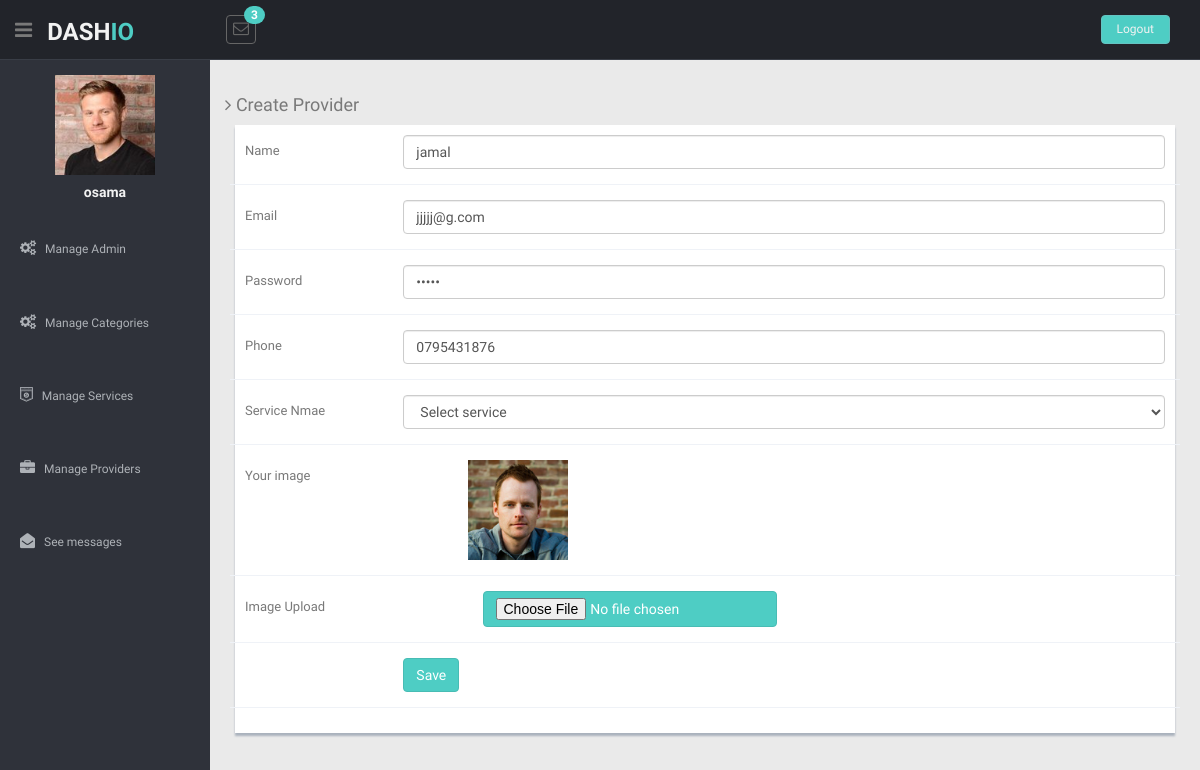
/admin/edit_provider.php?provider_id=48 (signed in), run on the app's committed database.
### tables this page shows
CREATE TABLE `provider` (
  `provider_id` int(3) NOT NULL,
  `provider_name` varchar(255) NOT NULL,
  `phone` varchar(100) NOT NULL,
  `ser_id` int(3) NOT NULL,
  `provider_image` varchar(255) NOT NULL,
  `provider_email` varchar(255) NOT NULL,
  `provider_password` varchar(100) NOT NULL
);

### admin/edit_provider.php (the view, shortened to what this page needs)
<?php
include("../includes/connection.php");
include("../includes/admin_header.php");
?>
<section id="main-content">
	<section class="wrapper">
		<div class="row mt">
			<div class="col-lg-12">
				<h4><i class="fa fa-angle-right"></i> Create Provider</h4>
				<div class="form-panel">
					<form class="form-horizontal style-form" action="" method="post" enctype="multipart/form-data">
						<?php
						$query  = "SELECT * FROM provider WHERE provider_id = {$_GET['provider_id']}";
						$result = mysqli_query($conn,$query);
						$row1    = mysqli_fetch_assoc($result);
						?>
						<div class="form-group ">
							<label class="col-lg-2 control-label">Name</label>
							<div class="col-lg-10">
								<input type="text" placeholder="" id="f-name" class="form-control" name="fullname" value="<?php echo $row1['provider_name'];?>">
							</div>
						</div>
						<div class="form-group ">
							<label class="col-lg-2 control-label">Email</label>
							<div class="col-lg-10">
								<input type="email" placeholder="" id="email2" class="form-control" name="email" value="<?php echo $row1['provider_email']; ?>">
							</div>
						</div>
						<div class="form-group ">
							<label class="col-lg-2 control-label">Password</label>
							<div class="col-lg-10">
								<input type="password" placeholder="" id="password" class="form-control" name="password" value="<?php echo $row1['provider_password']; ?>">
							</div>
						</div>
						<div class="form-group ">
							<label class="col-lg-2 control-label">Phone</label>
							<div class="col-lg-10">
								<input type="phone" placeholder="" class="form-control" name="phone" value="<?php echo $row1['phone'];?>">
							</div>
						</div>
						<div  class="form-group">
							<label class="col-lg-2 control-label">Service Nmae</label>
							<div class="col-md-10">
								<select id="ser_id" name="ser_id" class="form-control" required>
									<option disabled selected >Select service</option>";
								</select>
							</div>
						</div>
						<div class="form-group ">
							<label class="control-label col-md-3">Your image</label>
							<?php
							$imageurl = $row1['provider_image'];
							echo "<img  src= 'upload/$imageurl' alt='your image'  width='100' height='100'/>";
							?>
						</div>
						<div class="form-group ">
							<label class="control-label col-md-3">Image Upload</label>
							<div class="col-md-9">
								<div class="fileupload fileupload-new" data-provides="fileupload">
									<input type="file" name="provider_image" class="btn btn-theme" />
								</div>
							</div>
						</div>
						<div class="form-group">
							<div class="col-lg-offset-2 col-lg-10">
								<button class="btn btn-theme" type="submit" name="edit">Save</button>
							</div>
						</div>
					</form>
				</div>
			</div>
		</div>
	</section>
</section>

### includes/admin_header.php (shortened to what this page needs)
<?php
include_once('connection.php');
        $q = "SELECT * FROM admin WHERE admin_id={$_SESSION['admin_id']}";
        $result = mysqli_query($conn,$q);
        $row = mysqli_fetch_assoc($result);
?>
<!DOCTYPE html>
<html lang="en">
<head>
  <link href="lib/bootstrap/css/bootstrap.min.css" rel="stylesheet">
  <link href="lib/font-awesome/css/font-awesome.css" rel="stylesheet" />
  <link rel="stylesheet" type="text/css" href="css/zabuto_calendar.css">
  <link rel="stylesheet" type="text/css" href="lib/gritter/css/jquery.gritter.css" />
  <link href="css/style.css" rel="stylesheet">
  <link href="css/style-responsive.css" rel="stylesheet">
</head>
<body>
  <section id="container">
    <header class="header black-bg">
      <div class="sidebar-toggle-box">
        <div class="fa fa-bars tooltips" data-placement="right" data-original-title="Toggle Navigation"></div>
      </div>
      <a href="#" class="logo"><b>DASH<span>IO</span></b></a>
      <div class="nav notify-row" id="top_menu">
            <ul class="nav top-menu">
              <li id="header_inbox_bar" class="dropdown" >
                <a  class="dropdown-toggle" href="messages.php">
                  <i class="fa fa-envelope-o"></i>
                  <span class="badge bg-theme">
                    <?php
                        $q1 = "SELECT COUNT(*) c FROM contact_admin WHERE  admin_id={$_SESSION['admin_id']}";
                        $result1 = mysqli_query($conn,$q1);
                        $row1 = mysqli_fetch_assoc($result1);
                        echo $row1['c'];
                       ?>
                    </span>
                </a>
              </li>
            </ul>
          </div>
      <div class="top-menu">
        <ul class="nav pull-right top-menu">
          <li><a class="logout" href="admin_logout.php">Logout</a></li>
        </ul>
      </div>
    </header>
    <aside>
      <div id="sidebar" class="nav-collapse ">
        <ul class="sidebar-menu" id="nav-accordion">
          <p class="centered"><a href="#"> <?php  echo " <img src='../admin/upload/{$row['admin_image']}' width='100' height='100'>"; ?> </a></p>
          <h5 class="centered"><?php  echo $row['fullname'];  ?></h5>
           <li class="mt">
            <a href="manage_admin.php">
             <i class="fa fa-cogs"></i>
              <span>Manage Admin</span>
              </a>
          </li>
           <li class="mt">
            <a href="manage_category.php">
             <i class="fa fa-cogs"></i>
              <span>Manage Categories</span>
              </a>
          </li>
           <li class="mt">
            <a href="manage_service.php">
             <i class="fa fa-shirtsinbulk"></i>
              <span>Manage Services</span>
              </a>
          </li>
          <li class="mt">
            <a href="manage_provider.php">
             <i class="fa fa-briefcase"></i>
              <span>Manage Providers</span>
              </a>
          </li>
          <li class="mt">
            <a href="messages.php">
             <i class="fa fa-envelope-open"></i>
              <span>See messages</span>
              </a>
          </li>
        </ul>
      </div>
    </aside>

### admin/css/style.css (style rules this page uses)
body { color: #797979; background: #eaeaea; font-family: 'Ruda', sans-serif; padding: 0px !important; margin: 0px !important; font-size:13px; }
ul li { list-style: none; }
a, a:hover, a:focus { text-decoration: none; outline: none; }
#container { width: 100%; height: 100%; }
.bg-theme { background-color: #4ECDC4; }
.btn-theme { color: #fff; background-color: #4ECDC4; border-color: #48bcb4; }
.centered { text-align: center; }
.mt { margin-top: 25px; }
ul.top-menu > li > .logout { color: #f2f2f2; font-size: 12px; border-radius: 4px; -webkit-border-radius: 4px; border: 1px solid #64c3c2 !important; padding: 5px 15px; margin-right: 15px; background: #4ECDC4; margin-top: 15px; }
#sidebar { width: 210px; height: 100%; position: fixed; background: #2f323a; }
#sidebar h5 { color: #f2f2f2; font-weight: 700; }
#sidebar ul li { position: relative; }
ul.sidebar-menu , ul.sidebar-menu li ul.sub { margin: -2px 0 0; padding: 0; }
ul.sidebar-menu { margin-top: 75px; }
ul.sidebar-menu li { margin-bottom: 5px; margin-left:10px; margin-right:10px; }
ul.sidebar-menu li a span { display: inline-block; }
ul.sidebar-menu li a { color: #aeb2b7; text-decoration: none; display: block; padding: 15px 0 15px 10px; font-size: 12px; outline: none; -webkit-transition: all 0.3s ease; -moz-transition: all 0.3s ease; -o-transition: all 0.3s ease; -ms-transition: all 0.3s ease; transition: all 0.3s ease; }
ul.sidebar-menu li a i { font-size: 15px; padding-right: 6px; }
#main-content { margin-left: 210px; }
.header, .footer { min-height: 60px; padding: 0 15px; }
.header { position: fixed; left: 0; right: 0; z-index: 1002; }
.black-bg { background: #22242a; border-bottom: 1px solid #393d46; }
.wrapper { display: inline-block; margin-top: 60px; padding-left: 15px; padding-right: 15px; padding-bottom: 15px; padding-top: 0px; width: 100%; }
a.logo { font-size: 24px; color: #f2f2f2; float: left; margin-top: 15px; text-transform: uppercase; }
a.logo b { font-weight: 900; }
a.logo span { color: #4ECDC4; }
#top_menu .nav > li, ul.top-menu > li { float: left; }
.notify-row { float: left; margin-top: 15px; margin-left: 92px; }
ul.top-menu > li > a { color: #666666; font-size: 16px; border-radius: 4px; -webkit-border-radius: 4px; border:1px solid #666666 !important; padding: 2px 6px; margin-right: 15px; }
.notify-row .badge { position: absolute; right: -10px; top: -10px; z-index: 100; }
.sidebar-toggle-box { float: left; padding-right: 15px; margin-top: 20px; }
.sidebar-toggle-box .fa-bars { cursor: pointer; display: inline-block; font-size: 20px; }
.form-panel { background: #ffffff; margin: 10px; padding: 10px; box-shadow: 0px 3px 2px #aab2bd; text-align: left; }
label { font-weight: 400; }
.form-horizontal.style-form .form-group { border-bottom: 1px solid #eff2f7; padding-bottom: 15px; margin-bottom: 15px; }
@media (min-width: 768px) { .form-horizontal .control-label { text-align: left; } }

### data on the page
provider: fullname "jamal", email "jjjjj@g.com", phone "0795431876", provider_image (picture)

### other printed values
$row1['c'] "3"
$row['fullname'] "osama"
